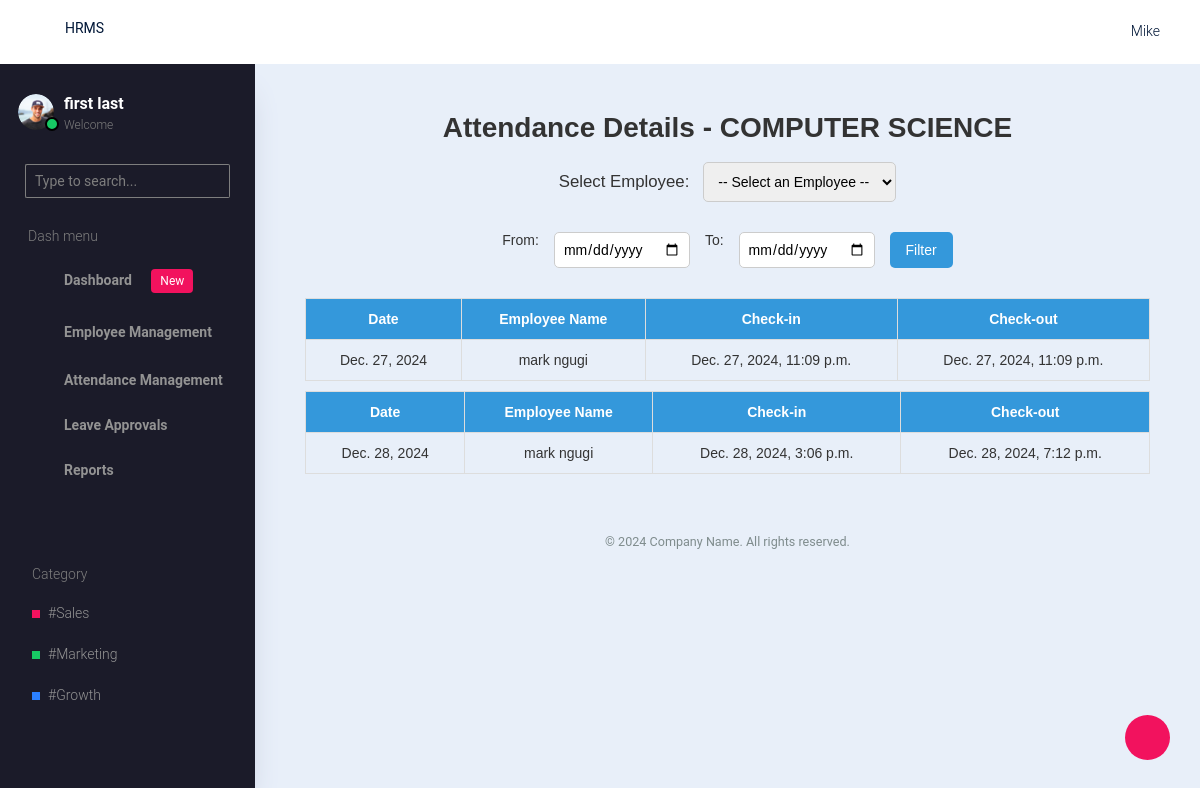
/departmant-attendance/5/, run on an earlier commit of the app's database.
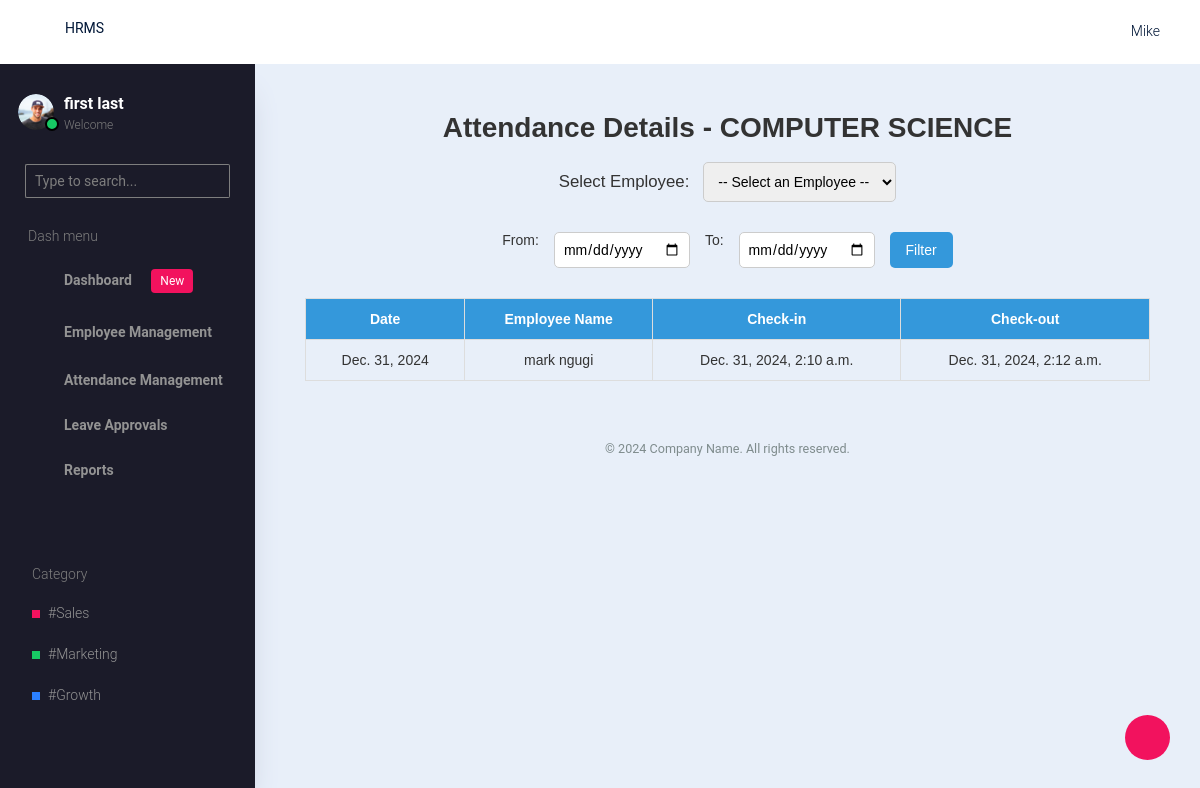
And on a later commit of the database.
### accounts/models.py (models this page shows, shortened)
class Department(models.Model):
    name = models.CharField(max_length=100, default='ADMIN')
    work_start_time = models.TimeField(null=True, blank=True)
    work_end_time = models.TimeField(null=True, blank=True)
    late_checkin_buffer = models.IntegerField(default=10)  # Buffer in minutes

class CustomUser(AbstractUser):
    ROLE_CHOICES = [
        ('admin', 'Admin'),
        ('hr_manager', 'HR Manager'),
        ('employee', 'Employee'),
    ]
    role = models.CharField(max_length=20, choices=ROLE_CHOICES, default='employee')
    gender = models.CharField(max_length=20, choices=[('male', 'Male'), ('female', 'Female')], default='male')
    phone = models.CharField(max_length=15, blank=True, null=True)
    position = models.CharField(max_length=100, blank=True, null=True)
    department = models.ForeignKey(Department, on_delete=models.CASCADE, default=None, null=True)
    start_date = models.DateField(blank=True, null=True)
    exit_date = models.DateField(null=True, blank=True)
    reason_for_leaving = models.CharField(max_length=255, null=True, blank=True)

### hrms/models.py (models this page shows, shortened)
class AttendanceRecord(models.Model):
    employee = models.ForeignKey(CustomUser, on_delete=models.CASCADE)
    date = models.DateField()
    check_in_time = models.DateTimeField(null=True, blank=True)
    check_out_time = models.DateTimeField(null=True, blank=True)
    created_at = models.DateField(auto_now_add=True)

### hrms/views.py (the view)
# urls.py: path('departmant-attendance/<int:id>/',dep_attendance,name='depattendance'),
def dep_attendance(request, id):
    department = Department.objects.get(id=id)  # Get the department
    attendance_records = AttendanceRecord.objects.filter(employee__department=department)  # Get attendance records for the department
    context = {
        'department': department,
        'attendance_records': attendance_records,  # Pass only the relevant data
    }
    return render(request, 'hrms/admin/attendance-management/department_attendance.html', context)

### hrms/templates/hrms/admin/attendance-management/department_attendance.html (shortened to what this page needs)
{% extends 'hrms/admin/base.html' %}
{% block content %}
<div class="attendance-page">
    <h1>Attendance Details - {{department.name}}</h1>
    <div class="employee-selector">
        <label for="employee-select">Select Employee:</label>
        <select id="employee-select" name="employee-select">
            <option value="">-- Select an Employee --</option>
        </select>
    </div>
    <div class="date-filter">
        <label for="start-date">From:</label>
        <input type="date" id="start-date" name="start-date">
        <label for="end-date">To:</label>
        <input type="date" id="end-date" name="end-date">
        <button class="filter-button">Filter</button>
    </div>
    {% for record in attendance_records %}
    <table class="attendance-table">
        <thead>
            <tr>
                <th>Date</th>
                <th>Employee Name</th>
                <th>Check-in</th>
                <th>Check-out</th>
            </tr>
        </thead>
        <tbody>
            <tr>
                <td>{{record.created_at}}</td>
                <td>{{record.employee.first_name }} {{ record.employee.last_name }}</td>
                <td>{{record.check_in_time}}</td>
                <td>{{record.check_out_time}}</td>
            </tr>
        </tbody>
    </table>
    {%endfor%}
    <div class="footer">
        &copy; 2024 Company Name. All rights reserved.
    </div>
</div>
{% endblock %}

### hrms/templates/hrms/admin/base.html (shortened to what this page needs)
<!DOCTYPE html>
<html lang="en">
  <head>
    <link rel="stylesheet" href="/static/vendors/typicons.font/font/typicons.css">
    <link rel="stylesheet" href="/static/vendors/css/vendor.bundle.base.css">
    <link rel="stylesheet" href="/static/css/vertical-layout-light/style.css">
  </head>
  <body>
    <div class="container-scroller">
      <nav class="navbar col-lg-12 col-12 p-0 fixed-top d-flex flex-row">
        <div class="text-center navbar-brand-wrapper d-flex align-items-center justify-content-center">
          <p>HRMS</p>
          <button class="navbar-toggler navbar-toggler align-self-center d-none d-lg-flex" type="button" data-toggle="minimize">
            <span class="typcn typcn-th-menu"></span>
          </button>
        </div>
        <div class="navbar-menu-wrapper d-flex align-items-center justify-content-end">
          <ul class="navbar-nav navbar-nav-right">
            <li class="nav-item nav-profile dropdown">
              <a class="nav-link dropdown-toggle  pl-0 pr-0" href="#" data-toggle="dropdown" id="profileDropdown">
                <i class="typcn typcn-user-outline mr-0"></i>
                <span class="nav-profile-name">Mike</span>
              </a>
            </li>
          </ul>
        </div>
      </nav>
      <div class="container-fluid page-body-wrapper">
        <div class="theme-setting-wrapper">
          <div id="settings-trigger"><i class="typcn typcn-cog-outline"></i></div>
        </div>
        <nav class="sidebar sidebar-offcanvas" id="sidebar">
        <ul class="nav">
          <li class="nav-item">
            <div class="d-flex sidebar-profile">
              <div class="sidebar-profile-image">
                <img src="/static/images/faces/face29.png" alt="image">
                <span class="sidebar-status-indicator"></span>
              </div>
              <div class="sidebar-profile-name">
                <p class="sidebar-name">
                  first last
                </p>
                <p class="sidebar-designation">
                  Welcome
                </p>
              </div>
            </div>
            <div class="nav-search">
              <div class="input-group">
                <input type="text" class="form-control" placeholder="Type to search..." aria-label="search" aria-describedby="search">
                <div class="input-group-append">
                  <span class="input-group-text" id="search">
                    <i class="typcn typcn-zoom"></i>
                  </span>
                </div>
              </div>
            </div>
            <p class="sidebar-menu-title">Dash menu</p>
          </li>
          <li class="nav-item">
            <a class="nav-link" href="index.html">
              <i class="typcn typcn-device-desktop menu-icon"></i>
              <span class="menu-title">Dashboard <span class="badge badge-primary ml-3">New</span></span>
            </a>
          </li>
          <li class="nav-item">
            <a class="nav-link" data-toggle="collapse" href="#ui-basic" aria-expanded="false" aria-controls="ui-basic">
              <i class="typcn typcn-briefcase menu-icon"></i>
              <span class="menu-title">Employee Management</span> &nbsp;
              <i class="typcn typcn-chevron-right menu-arrow"></i>
            </a>
          </li>
          <li class="nav-item">
            <a class="nav-link" data-toggle="collapse" href="#form-elements" aria-expanded="false" aria-controls="form-elements">
              <i class="typcn typcn-film menu-icon"></i>
              <span class="menu-title">Attendance Management</span>
              <i class="menu-arrow"></i>
            </a>
          </li>
          <li class="nav-item">
            <a class="nav-link" data-toggle="collapse" href="#charts" aria-expanded="false" aria-controls="charts">
              <i class="typcn typcn-chart-pie-outline menu-icon"></i>
              <span class="menu-title">Leave Approvals</span>
              <i class="menu-arrow"></i>
            </a>
          </li>
          <li class="nav-item">
            <a class="nav-link" data-toggle="collapse" href="#tables" aria-expanded="false" aria-controls="tables">
              <i class="typcn typcn-th-small-outline menu-icon"></i>
              <span class="menu-title">Reports</span>
              <i class="menu-arrow"></i>
            </a>
          </li>
        </ul>
        <ul class="sidebar-legend">
          <li>
            <p class="sidebar-menu-title">Category</p>
          </li>
          <li class="nav-item"><a href="#" class="nav-link">#Sales</a></li>
          <li class="nav-item"><a href="#" class="nav-link">#Marketing</a></li>
          <li class="nav-item"><a href="#" class="nav-link">#Growth</a></li>
        </ul>
      </nav>
        <div class="main-panel">
          <div class="content-wrapper">
            {%block content%}
            {%endblock%}
          </div>
        </div>
      </div>
    </div>
  </body>
</html>

### hrms/templates/hrms/admin/attendance-management/department_attendance.html (style rules this page uses)
.attendance-page { padding: 20px; color: #333; font-family: Arial, sans-serif; text-align: center; max-width: 1200px; margin: 0 auto; }
.attendance-page h1 { font-size: 2em; font-weight: bold; color: #333; margin-bottom: 20px; }
.employee-selector { margin-bottom: 30px; }
.employee-selector label { font-size: 1.2em; margin-right: 10px; }
.employee-selector select { padding: 10px; font-size: 1em; border: 1px solid #ccc; border-radius: 5px; }
.date-filter { display: flex; justify-content: center; gap: 15px; margin-bottom: 30px; }
.date-filter input[type="date"] { padding: 8px; font-size: 1em; border: 1px solid #ccc; border-radius: 5px; }
.filter-button { padding: 8px 16px; font-size: 1em; color: #fff; background-color: #3498db; border: none; border-radius: 5px; cursor: pointer; transition: background-color 0.3s; }
.attendance-table { width: 100%; border-collapse: collapse; margin-top: 10px; }
.attendance-table th, .attendance-table td { padding: 12px 15px; border: 1px solid #ddd; }
.attendance-table th { background-color: #3498db; color: #fff; font-weight: bold; }
.footer { margin-top: 30px; color: #7f8c8d; font-size: 0.9em; }

What changed in the data, as far as the page shows it:
removed AttendanceRecord: created_at "Dec. 27, 2024", employee.first_name "mark", employee.last_name "ngugi", check_in_time "Dec. 27, 2024, 11:09 p.m.", check_out_time "Dec. 27, 2024, 11:09 p.m."
removed AttendanceRecord: created_at "Dec. 28, 2024", employee.first_name "mark", employee.last_name "ngugi", check_in_time "Dec. 28, 2024, 3:06 p.m.", check_out_time "Dec. 28, 2024, 7:12 p.m."
added AttendanceRecord: created_at "Dec. 31, 2024", employee.first_name "mark", employee.last_name "ngugi", check_in_time "Dec. 31, 2024, 2:10 a.m.", check_out_time "Dec. 31, 2024, 2:12 a.m."
